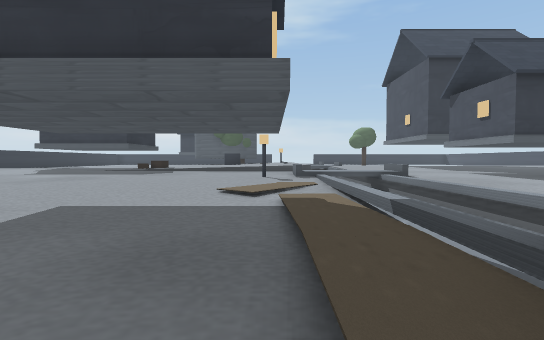
[1] (above)

24 first-person views from a walk through a 3-D level made in the Unity game engine. The camera is 1.4 m above the floor, tilts 2° down and sees 85° across. The floor is counted in squares, 2 m on a side. Each view is taken from the middle of a square. On the plan, view 1 faces up. The plan holds only what a view shows up to about 10 squares ahead; the rest is blank. The place goes on beyond the plan. The player character is not drawn.

[2]
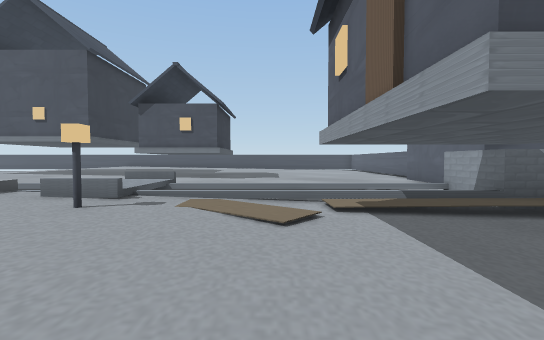

[3]
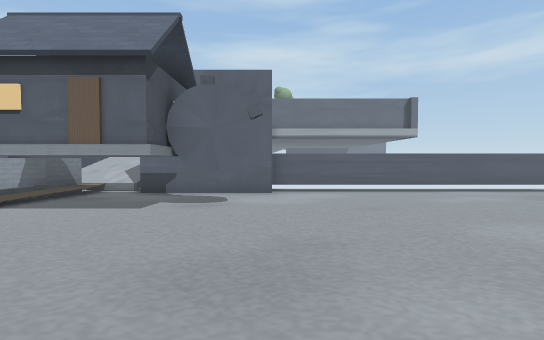

[4]
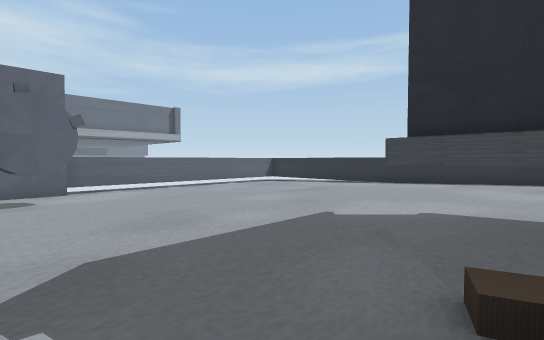

[5]
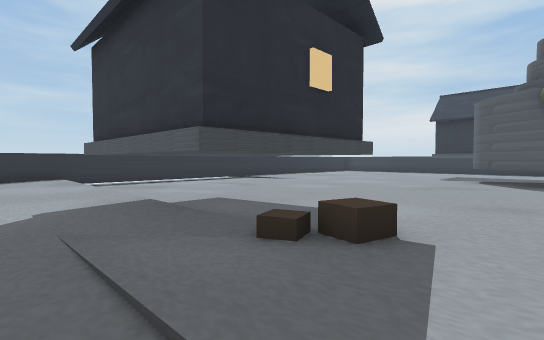

[6]
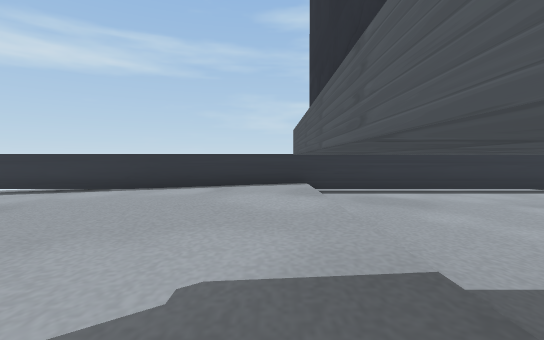

[7]
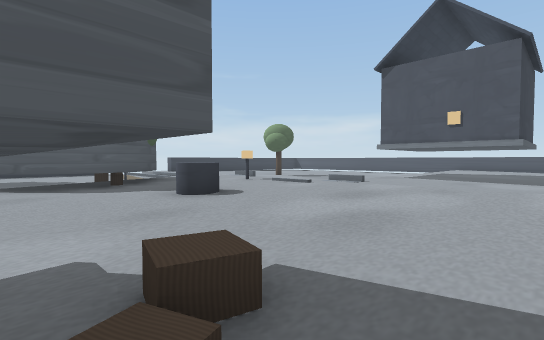

[8]
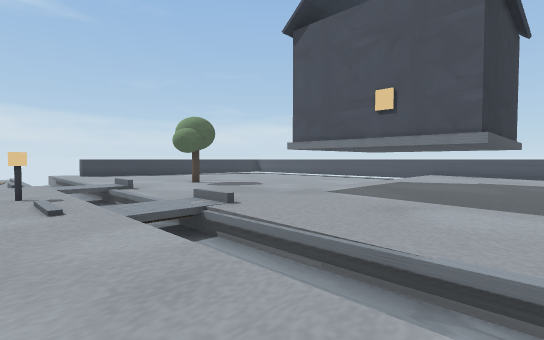

[9]
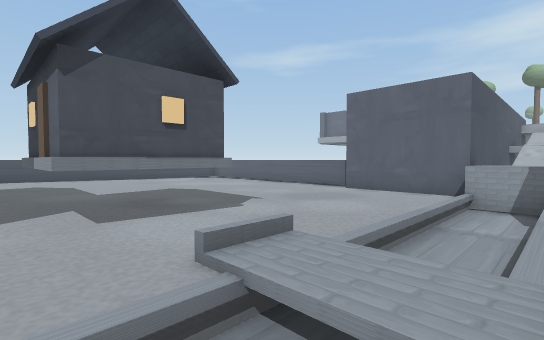

[10]
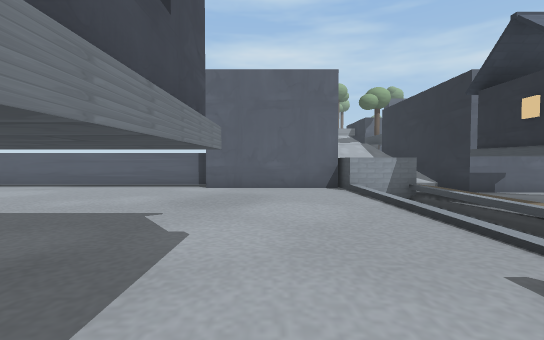

[11]
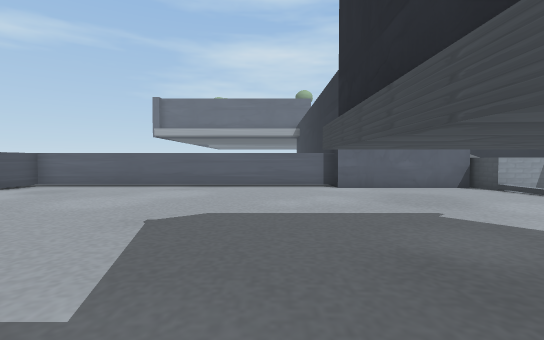

[12]
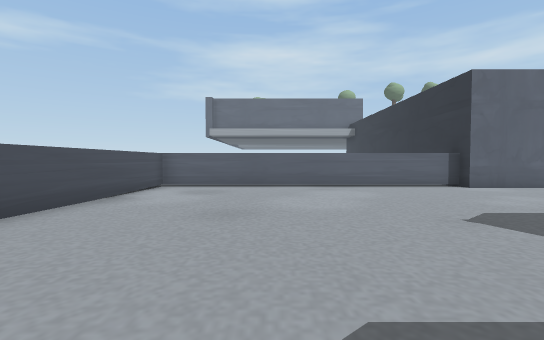

[13]
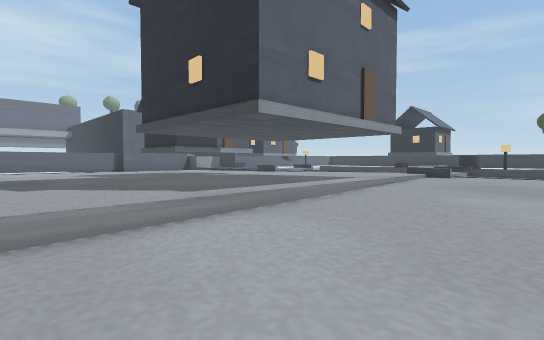

[14]
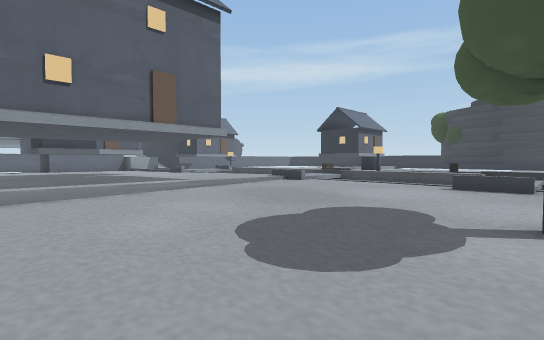

[15]
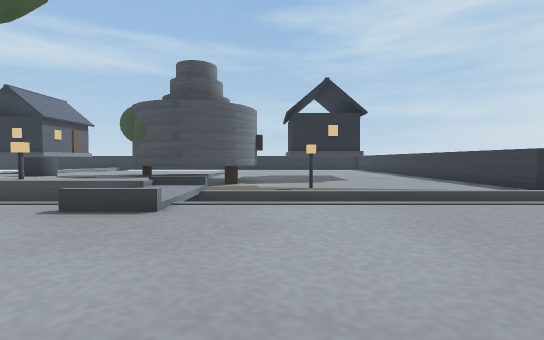

[16]
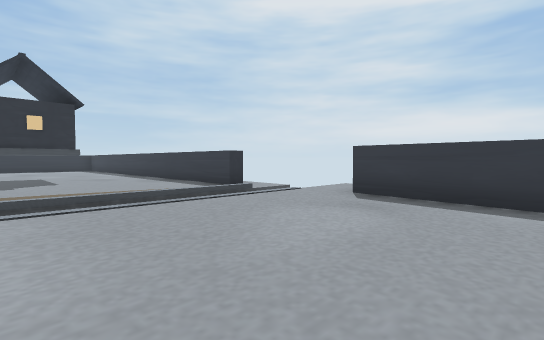

[17]
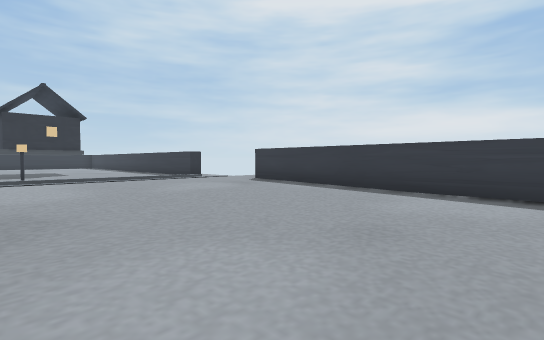

[18]
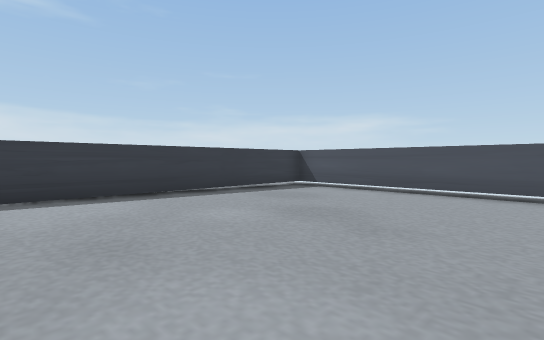

[19]
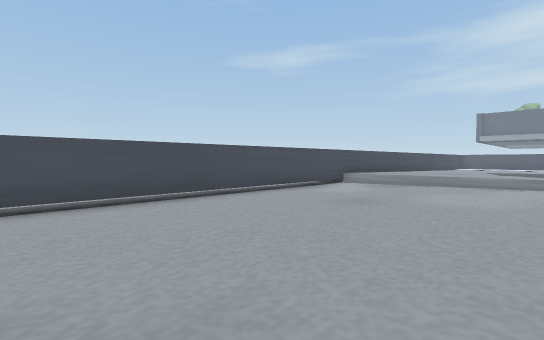

[20]
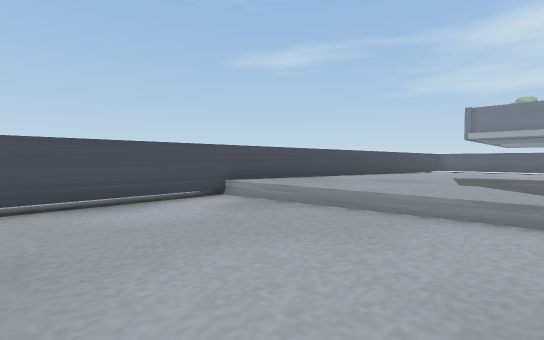

[21]
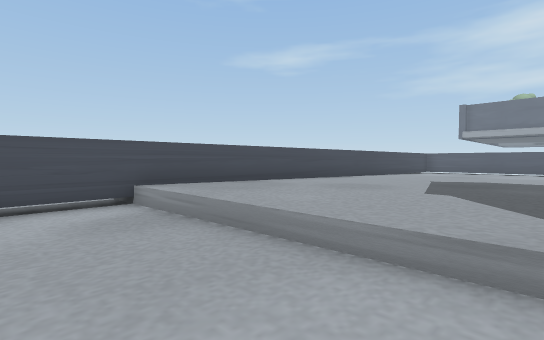

[22]
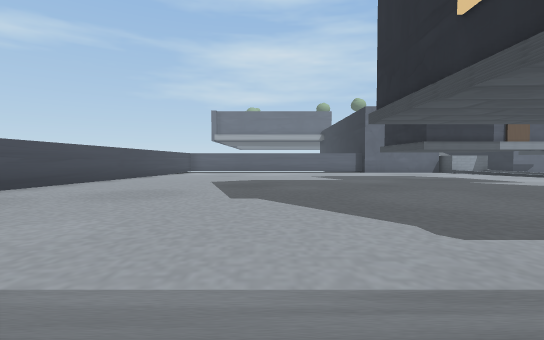

[23]
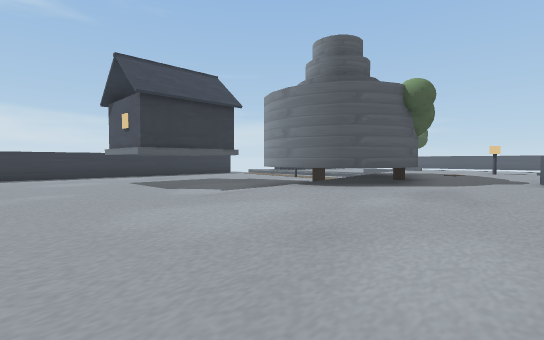

[24]
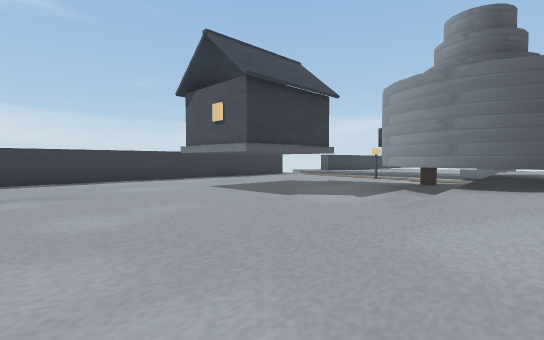

### Floor plan
Key: @ floor where view 1 was taken; # wall or solid block; . main floor; : floor 0.25 m higher than the main floor; - floor 0.25 m lower than the main floor; + floor 0.5 m higher than the main floor; _ floor 0.5 m lower than the main floor; / step, stairs or slope; = window, fence, low wall or low ledge; v drop or lower ground; O other object.
Columns run from 15 left of view 1 to 17 right of it. Each row starts with its distance up from view 1.
 29                .. ..        ----
 28     #####   ####/ ..#############
 27     ......  ..../ .......-------#
 26     ............/ .......-------#
 25     ............/ .......-------#
 24     ............/ .......-------#
 23     ..........O./ .......-------#
 22     ............/ .......-------#
 21     .......##O../v....#..-------#
 20     ......##  #./::......-------#
 19     ....::## ##++v.......-------#
 18 #   ....:::###+++ .......-------#
 17 #-   ...:::::++++ .......-------#
 16 #--- ...:::::++++v.......-------#
 15 #---....:::::O+++:://////////=v=#
 14 #---....:::::++++v::::::::::::::#
 13 #---....:::::++++v::::::::::::::#
 12 #---... ::#::++++v::::::::::::::#
 11 #//////#:#OO:++++v::::::::::::::#
 10 #::::::::::::++++v::::::::::::::#
  9 #::::::::::::::::v...###........#
  8 #...............:::..=.=........#
  7 #..............O/v/..###........#
  6 #.............../v/.............#
  5 #--------------./v/.............#
  4 #--------------//v/.............#
  3 #-  -------#---//v/.............#
  2 #   -----------//v/-------------#
  1    ____________/###-------------#
  0   ________#####@#######---------#
 -1  ##########   #// #   ###########
 -2                   #

Where each view was taken, in squares from view 1:
view 1: 0 up, 0 right, facing up
view 2: 5 up, 4 left, facing right
view 3: 9 up, 5 left, facing down
view 4: 11 up, 3 left, facing down-left
view 5: 9 up, 3 left, facing up-left
view 6: 10 up, 6 left, facing left
view 7: 10 up, 5 left, facing up-right
view 8: 10 up, 0 right, facing up-right
view 9: 10 up, 1 right, facing down-right
view 10: 9 up, 5 right, facing down
view 11: 9 up, 9 right, facing down
view 12: 9 up, 13 right, facing down
view 13: 18 up, 13 right, facing down-left
view 14: 21 up, 10 right, facing down-left
view 15: 22 up, 7 right, facing left
view 16: 23 up, 7 right, facing up-left
view 17: 22 up, 11 right, facing up-left
view 18: 22 up, 9 right, facing up-right
view 19: 24 up, 11 right, facing down-right
view 20: 19 up, 11 right, facing down-right
view 21: 17 up, 11 right, facing down-right
view 22: 16 up, 12 right, facing down
view 23: 15 up, 10 left, facing up-right
view 24: 18 up, 11 left, facing up-right
